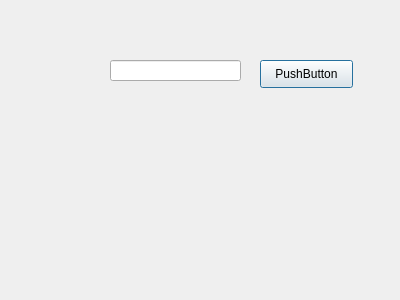
<?xml version="1.0" encoding="UTF-8"?>
<ui version="4.0">
 <class>Dialog</class>
 <widget class="QDialog" name="Dialog">
  <property name="geometry">
   <rect>
    <x>0</x>
    <y>0</y>
    <width>400</width>
    <height>300</height>
   </rect>
  </property>
  <property name="windowTitle">
   <string>Dialog</string>
  </property>
  <widget class="QLineEdit" name="lineEdit">
   <property name="geometry">
    <rect>
     <x>110</x>
     <y>60</y>
     <width>131</width>
     <height>21</height>
    </rect>
   </property>
  </widget>
  <widget class="QPushButton" name="pushButton">
   <property name="geometry">
    <rect>
     <x>260</x>
     <y>60</y>
     <width>93</width>
     <height>28</height>
    </rect>
   </property>
   <property name="text">
    <string>PushButton</string>
   </property>
  </widget>
 </widget>
 <resources/>
 <connections/>
</ui>
